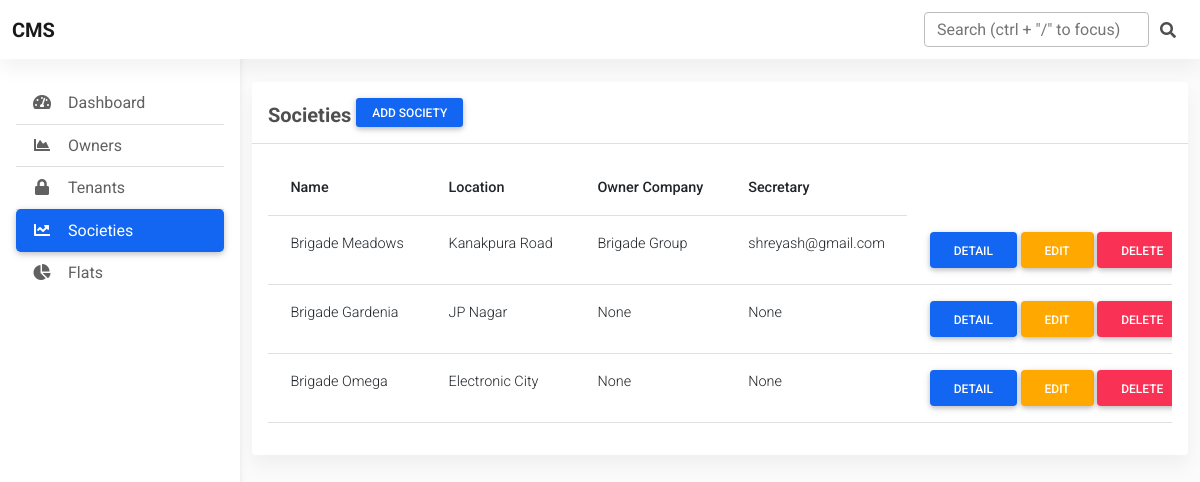
/dashboard/societies/, run on the app's committed database.
### society/models.py (models this page shows, shortened)
class Society(models.Model):
    name = models.CharField(max_length=20)
    location = models.CharField(max_length=20)
    image = models.ImageField(upload_to=society_image_upload_path, null=True, blank=True)
    owner_company = models.CharField(max_length=20, null=True , blank=True)
    secretary = models.ForeignKey('accounts.CustomUser', on_delete=models.SET_NULL, null=True, blank=True)
    created_at = models.DateTimeField(auto_now_add=True)
    updated_at = models.DateTimeField(auto_now=True)
    class Meta:
        verbose_name_plural = 'Societies'

### accounts/models.py (models this page shows, shortened)
class CustomUser(AbstractBaseUser, PermissionsMixin):
    first_name = models.CharField(max_length=20)
    last_name = models.CharField(max_length=20,  null=True, blank=True)
    email = models.EmailField(unique=True, primary_key=True)
    occupation = models.CharField(max_length=20, null=True, blank=True)
    phone = models.PositiveIntegerField(unique=True)
    aadhar = models.PositiveIntegerField(unique=True)
    is_admin = models.BooleanField(default=False)
    is_staff = models.BooleanField(default=False)
    is_active = models.BooleanField(default=True)
    created_at = models.DateTimeField(auto_now_add=True)
    updated_at = models.DateTimeField(auto_now=True)
    EMAIL_FIELD = 'email'
    USERNAME_FIELD = 'email'
    REQUIRED_FIELDS = []
    objects = CustomUserManager()

### dashboard/views.py (the view)
# urls.py: path('societies/', views.ListSocietyView, name='societies'),
def ListSocietyView(request):
    societies = Society.objects.all()
    context = {
        'societies': societies,
    }
    return render(request, 'dashboard/societies.html', context)

### dashboard/templates/dashboard/societies.html (shortened to what this page needs)
{% extends 'dashboard/base.html' %}
{% load static %}
{% block content %}
    <section class="mb-4">
        <div class="card">
          <div class="card-header text-left py-3">
            <h5 class="mb-0 text-left">
              <strong>Societies</strong>
              <a href="{% url 'add-society' %}" class="btn btn-primary btn-sm " role="button" aria-disabled="true">Add Society</a>
            </h5>
          </div>
          <div class="card-body">
            <div class="table-responsive">
              <table class="table table-hover text-nowrap">
                <thead>
                  <tr>
                    <th scope="col">Name</th>
                    <th scope="col">Location</th>
                    <th scope="col">Owner Company</th>
                    <th scope="col">Secretary</th>
                  </tr>
                </thead>
                <tbody>
                    {% for society in societies %}
                  <tr>
                    <td>{{society.name}}</td>
                    <td>{{society.location}}</td>
                    <td>{{society.owner_company}}</td>
                    <td>{{society.secretary}}</td>
                    <td>
                      <a href="{% url 'society-detail' society.id %}" type="button" class="btn btn-primary">Detail</a>
                      <a href="{% url 'edit-society' society.id %}" type="button" class="btn btn-warning">Edit</a>
                      <a href="{% url 'delete-society' society.id %}" type="button" class="btn btn-danger">Delete</a>
                    </td>
                  </tr>
                  {% endfor %}
                </tbody>
              </table>
            </div>
          </div>
        </div>
      </section>
{% endblock %}

### dashboard/static/dashboard/css/admin.css (style rules this page uses)
body { background-color: #fbfbfb; }

### data on the page
Society: name "Brigade Meadows", location "Kanakpura Road", owner_company "Brigade Group", secretary "shreyash@gmail.com"
Society: name "Brigade Gardenia", location "JP Nagar", owner_company "None", secretary "None"
Society: name "Brigade Omega", location "Electronic City", owner_company "None", secretary "None"
